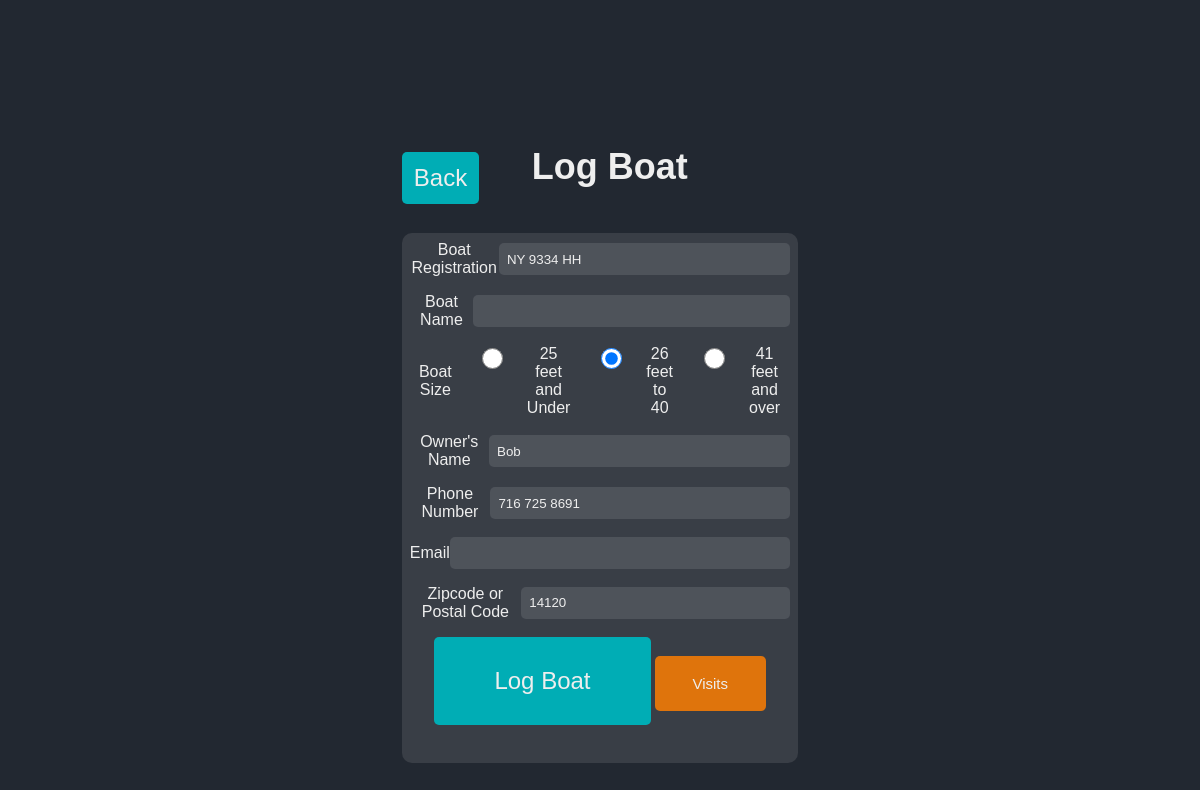
The page /log-boat?boat_reg=NY+9334+HH&boat_name=&phone_number=716+725+8691&id=4 (signed in) on the database its author committed.
### website/models.py (models this page shows)
class Boat(db.Model):
    id = db.Column(db.Integer, primary_key=True)
    boat_reg = db.Column(db.String(150), unique=True)
    sanitized_boat_reg = db.Column(db.String(150), unique=True)
    boat_name = db.Column(db.String(150))
    sanitized_boat_name = db.Column(db.String(150))
    phone_number = db.Column(db.String(150))
    sanitized_phone_number = db.Column(db.String(150))
    owner_name = db.Column(db.String(150))
    sanitized_owner_name = db.Column(db.String(150))
    boat_size = db.Column(db.Integer)
    email = db.Column(db.String(150))
    zipcode = db.Column(db.String(150))
    visits = db.relationship('Visit', backref='boat')
    current_boats_id = db.Column(db.Integer, db.ForeignKey('current_boats.id'))
    total_paid_days = db.Column(db.Integer)
    total_paid_nights = db.Column(db.Integer)
    total_unpaid_days = db.Column(db.Integer)
    total_unpaid_nights = db.Column(db.Integer)
    paid_until = db.Column(db.String(150))
    latest_date_in = db.Column(db.String(150))

### website/views.py (the view)
@views.route('/log-boat', methods=['GET', 'POST'])
@login_required
def log_boat():
    form = BoatLogForm()
    sorted_visits = None
    if form.validate_on_submit():
        if request.method == "POST":
            button_pressed = request.form.get('submit-button')
            print("Button pressed is: " + str(button_pressed))
            if button_pressed == 'log':
                return addBoatToDB('log-boat.html', form)
            elif button_pressed == 'update':
                currentboatID = request.args.get('id', '')
                result = getBoatById(currentboatID)
                updateBoatInfo(form, result)
                flash('Succesfully updated boater information', category='success')
                return redirect(url_for('views.search'))
            elif button_pressed == 'visits':
                currentboatID = request.args.get('id', '')
                boat = getBoatById(currentboatID)
                return redirect(url_for('views.visits', id=currentboatID, boat=boat))
    else:
        print(form.errors)
    if request.method == "GET":
        form.boat_reg.data = boat_reg = request.args.get('boat_reg', '')
        form.boat_name.data = request.args.get('boat_name', '')
        form.phone_number.data = request.args.get('phone_number', '')
        result = getBoatInDB(form)
        print(result)
        if result:
           form.boat_reg.data = result.boat_reg
           form.boat_name.data = result.boat_name
           form.phone_number.data = result.phone_number
           form.boat_size.data = result.boat_size
           form.owner_name.data = result.owner_name
           form.email.data = result.email
           form.zipcode.data = result.zipcode
           if result.visits:
               sorted_visits = sorted(result.visits, key=sort_key, reverse=True)
    return render_template("log-boat.html", form=form, boat=result, visits=sorted_visits)

### website/forms.py
class BoatLogForm(FlaskForm):
    boat_reg = StringField('Boat Registration')
    boat_name = StringField('Boat Name')
    boat_size = RadioField('Boat Size', choices=[('0-25','25 feet and Under'), ('26-40', '26 feet to 40'), ('41-Over', '41 feet and over') ] , validators=[DataRequired()])
    owner_name = StringField('Owner\'s Name')
    phone_number = StringField('Phone Number')
    email = StringField('Email')
    zipcode = StringField('Zipcode or Postal Code')
    submit = SubmitField('Submit')

### website/functions.py (called while the page is built)
def sanitize(string):
    return re.sub(r'\W+', '', string).lower()

def getBoatInDB(form):
    sanitized_boat_reg = sanitize(form.boat_reg.data)
    sanitized_boat_name = sanitize(form.boat_name.data)
    sanitized_phone_number = sanitize(form.phone_number.data)
    conditions = []
    results = []
    resultsToday = []
    if sanitized_boat_reg:
        conditions.append(Boat.sanitized_boat_reg.contains(sanitized_boat_reg))
    if sanitized_boat_name:
        conditions.append(Boat.sanitized_boat_name.contains(sanitized_boat_name))
    if sanitized_phone_number:
        conditions.append(Boat.sanitized_phone_number.contains(sanitized_phone_number))
    if conditions:
        results = Boat.query.filter(*conditions).all()
    if len(results) > 1:
        flash('Error more than version of this boat found in Database', category='error')
        return -1
    elif len(results) == 1:
        return results[0]
    else:
        return []

### website/templates/log-boat.html (shortened to what this page needs)
{% extends "base.html" %}
{%block styles%}static/form-styles.css{%endblock%}
{% block content%}
<div class="title-log-boat">
    <a href="{{ url_for('views.search') }}"id="home-btn">Back</a>
    <h1>Log Boat</h1>
</div>
<div class="info-container">
    <form method="POST">
        <div class="form-group">
            {{ form.boat_reg.label }}
            {{ form.boat_reg(class="form-control") }}
        </div>
        <div class="form-group">
            {{ form.boat_name.label }}
            {{ form.boat_name(class="form-control") }}
        </div>
        <div class="form-group">
            {{ form.boat_size.label }}
        <div>
            {% for subfield in form.boat_size %}
                {{ subfield(class="form-check-input") }} {{ subfield.label(class="form-check-label") }}
            {% endfor %}
        </div>
        </div>
        <div class="form-group">
            {{ form.owner_name.label }}
            {{ form.owner_name(class="form-control") }}
        </div>
        <div class="form-group">
            {{ form.phone_number.label }}
            {{ form.phone_number(class="form-control") }}
        </div>
        <div class="form-group">
            {{ form.email.label }}
            {{ form.email(class="form-control") }}
        </div>
        <div class="form-group">
            {{ form.zipcode.label }}
            {{ form.zipcode(class="form-control") }}
        </div>
        {% if boat == None or not boat.current_boats_id %}
            <button type="submit" class="btn btn-primary" id="login-btn" name="submit-button" value="log">Log Boat</button>
        {% else %}
            <button type="submit" class="btn btn-primary" id="update-btn" name="submit-button" value="update">Update Only Info.</button>
        {% endif %}
        <button type="submit" class="btn btn-primary" id="update-btn" name="submit-button" value="visits">Visits</button>
    </form>
</div>
{%endblock%}

### website/static/form-styles.css (style rules this page uses)
body { background-color: #222831; font-family: 'Arial', sans-serif; margin: 0; display: flex; justify-content: center; align-items: center; height: 100vh; }
h1 { font-size: 2.25em; color: #eeeeee; margin-bottom: 1.25em; }
.form-group { margin-bottom: 1em; display: flex; justify-content: center; align-items: center; }
.form-group label { display: block; color: #eeeeee; }
.form-group div { display: flex; justify-content: space-between; }
.form-check-input, .form-check-label { display: inline-block; margin-right: 0.625em; }
.form-check-input { width: auto; height: auto; }
input[type='radio'] { width: 1.5625em; height: 1.5625em; }
.form-group input { width: 100%; padding: 0.625em; border: none; border-radius: 5px; }
.form-control { background-color: #393e46; color: #eeeeee; }
.form-control::placeholder { color: #adb5bd; }
.btn-primary, #update-btn { font-size: 1.5em; background-color: #00adb5; margin: auto; color: #eeeeee; padding: 1.25em 2.5em; border: none; cursor: pointer; transition: background-color 0.3s ease, transform 0.3s ease; border-radius: 5px; margin-bottom: 1.25em; }
#update-btn { font-size: 0.9375em; background-color: #DF740C; }
#home-btn { font-size: 1.125em; background-color: #00adb5; color: #eeeeee; padding: 0.625em 0.9375em; border: none; cursor: pointer; text-decoration: none; transition: background-color 0.3s ease, transform 0.3s ease; border-radius: 5px; display: inline-block; margin-right: 0.3125em; }

### website/templates/log-boat.html (style rules this page uses)
.info-container { background-color: #393e46; border-radius: 10px; padding: 0.5em; }
.form-control { background-color: #4E535A; }
.title-log-boat { display: flex; align-items: center; }
.title-log-boat h1 { padding-left: 1.25em; }
#home-btn { font-size: 1.5em; padding: 0.5em; }

### rows shown on the page
Boat: boat_reg "NY 9334 HH", owner_name "Bob", phone_number "716 725 8691", zipcode "14120"

### other values the page prints
{{ subfield.label(class="form-check-label") }} "25 feet and Under" "26 feet to 40" "41 feet and over"
